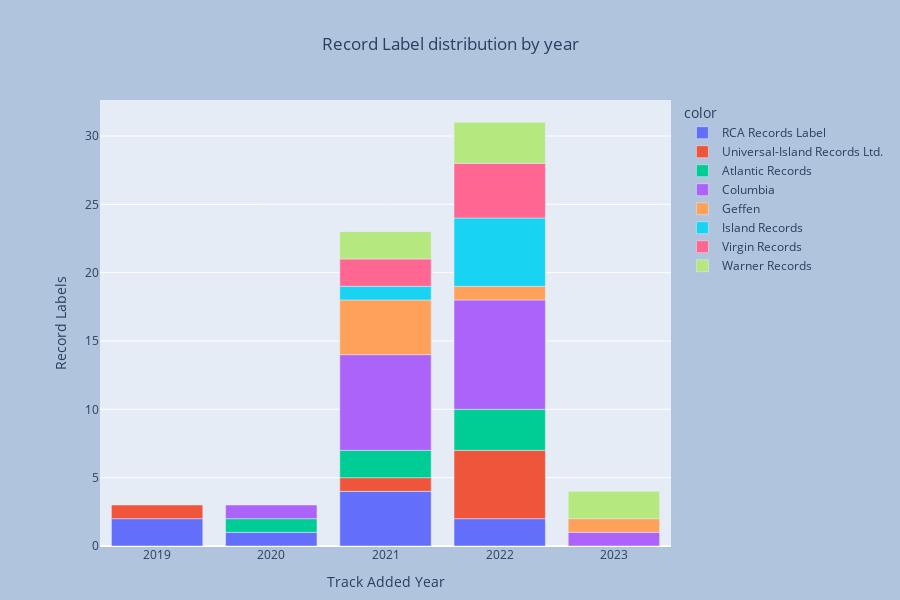

Notebook code for this chart:
### Code cell
recLabels = playlist['Record_Label'].value_counts().reset_index().query('Record_Label > 5')['index'].tolist()
t = (playlist[playlist['Record_Label'].isin(recLabels)]
 .assign(Added_Year=playlist.Added_At.dt.strftime("%Y"))
 [['Record_Label','Added_Year','Song']]
 .groupby(['Added_Year','Record_Label'])['Song']
 .count().reset_index()
 )

px.bar(x=t.Added_Year, y=t.Song, color=t.Record_Label).update_xaxes(type='category').update_layout(
                  title_text="Record Label distribution by year",
                  title_x=0.5,
                  yaxis_title='Record Labels',
                  xaxis_title='Track Added Year',
                  paper_bgcolor="LightSteelBlue",
                  height=600,
                  margin=dict(l=100, r=150, t=100, b=20)
)

### Figure 1 — Plotly figure (JSON) as saved in the notebook; plotly's stock layout.template omitted (floating-point values rounded to 4 significant figures)
{"data": [{"alignmentgroup": "True", "hovertemplate": "color=RCA Records Label<br>x=%{x}<br>y=%{y}<extra></extra>", "legendgroup": "RCA Records Label", "marker": {"color": "#636efa", "pattern": {"shape": ""}}, "name": "RCA Records Label", "offsetgroup": "RCA Records Label", "orientation": "v", "showlegend": true, "textposition": "auto", "type": "bar", "x": ["2019", "2020", "2021", "2022"], "xaxis": "x", "y": [2, 1, 4, 2], "yaxis": "y"}, {"alignmentgroup": "True", "hovertemplate": "color=Universal-Island Records Ltd.<br>x=%{x}<br>y=%{y}<extra></extra>", "legendgroup": "Universal-Island Records Ltd.", "marker": {"color": "#EF553B", "pattern": {"shape": ""}}, "name": "Universal-Island Records Ltd.", "offsetgroup": "Universal-Island Records Ltd.", "orientation": "v", "showlegend": true, "textposition": "auto", "type": "bar", "x": ["2019", "2021", "2022"], "xaxis": "x", "y": [1, 1, 5], "yaxis": "y"}, {"alignmentgroup": "True", "hovertemplate": "color=Atlantic Records<br>x=%{x}<br>y=%{y}<extra></extra>", "legendgroup": "Atlantic Records", "marker": {"color": "#00cc96", "pattern": {"shape": ""}}, "name": "Atlantic Records", "offsetgroup": "Atlantic Records", "orientation": "v", "showlegend": true, "textposition": "auto", "type": "bar", "x": ["2020", "2021", "2022"], "xaxis": "x", "y": [1, 2, 3], "yaxis": "y"}, {"alignmentgroup": "True", "hovertemplate": "color=Columbia<br>x=%{x}<br>y=%{y}<extra></extra>", "legendgroup": "Columbia", "marker": {"color": "#ab63fa", "pattern": {"shape": ""}}, "name": "Columbia", "offsetgroup": "Columbia", "orientation": "v", "showlegend": true, "textposition": "auto", "type": "bar", "x": ["2020", "2021", "2022", "2023"], "xaxis": "x", "y": [1, 7, 8, 1], "yaxis": "y"}, {"alignmentgroup": "True", "hovertemplate": "color=Geffen<br>x=%{x}<br>y=%{y}<extra></extra>", "legendgroup": "Geffen", "marker": {"color": "#FFA15A", "pattern": {"shape": ""}}, "name": "Geffen", "offsetgroup": "Geffen", "orientation": "v", "showlegend": true, "textposition": "auto", "type": "bar", "x": ["2021", "2022", "2023"], "xaxis": "x", "y": [4, 1, 1], "yaxis": "y"}, {"alignmentgroup": "True", "hovertemplate": "color=Island Records<br>x=%{x}<br>y=%{y}<extra></extra>", "legendgroup": "Island Records", "marker": {"color": "#19d3f3", "pattern": {"shape": ""}}, "name": "Island Records", "offsetgroup": "Island Records", "orientation": "v", "showlegend": true, "textposition": "auto", "type": "bar", "x": ["2021", "2022"], "xaxis": "x", "y": [1, 5], "yaxis": "y"}, {"alignmentgroup": "True", "hovertemplate": "color=Virgin Records<br>x=%{x}<br>y=%{y}<extra></extra>", "legendgroup": "Virgin Records", "marker": {"color": "#FF6692", "pattern": {"shape": ""}}, "name": "Virgin Records", "offsetgroup": "Virgin Records", "orientation": "v", "showlegend": true, "textposition": "auto", "type": "bar", "x": ["2021", "2022"], "xaxis": "x", "y": [2, 4], "yaxis": "y"}, {"alignmentgroup": "True", "hovertemplate": "color=Warner Records<br>x=%{x}<br>y=%{y}<extra></extra>", "legendgroup": "Warner Records", "marker": {"color": "#B6E880", "pattern": {"shape": ""}}, "name": "Warner Records", "offsetgroup": "Warner Records", "orientation": "v", "showlegend": true, "textposition": "auto", "type": "bar", "x": ["2021", "2022", "2023"], "xaxis": "x", "y": [2, 3, 2], "yaxis": "y"}], "layout": {"barmode": "relative", "height": 600, "legend": {"title": {"text": "color"}, "tracegroupgap": 0}, "margin": {"b": 20, "l": 100, "r": 150, "t": 100}, "paper_bgcolor": "LightSteelBlue", "title": {"text": "Record Label distribution by year", "x": 0.5}, "xaxis": {"anchor": "y", "domain": [0, 1], "title": {"text": "Track Added Year"}, "type": "category"}, "yaxis": {"anchor": "x", "domain": [0, 1], "title": {"text": "Record Labels"}}}}
